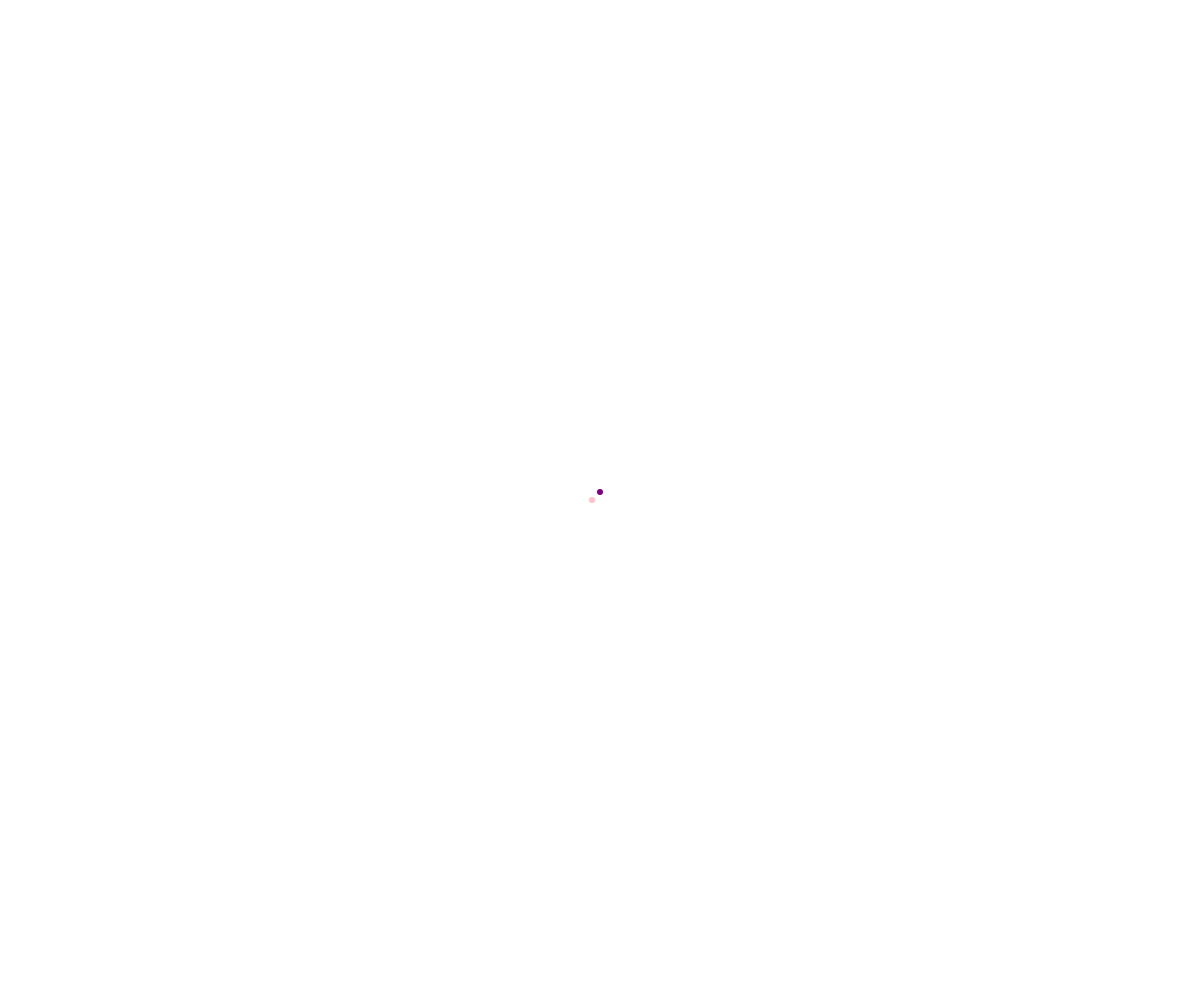
Frame 1 (no input)
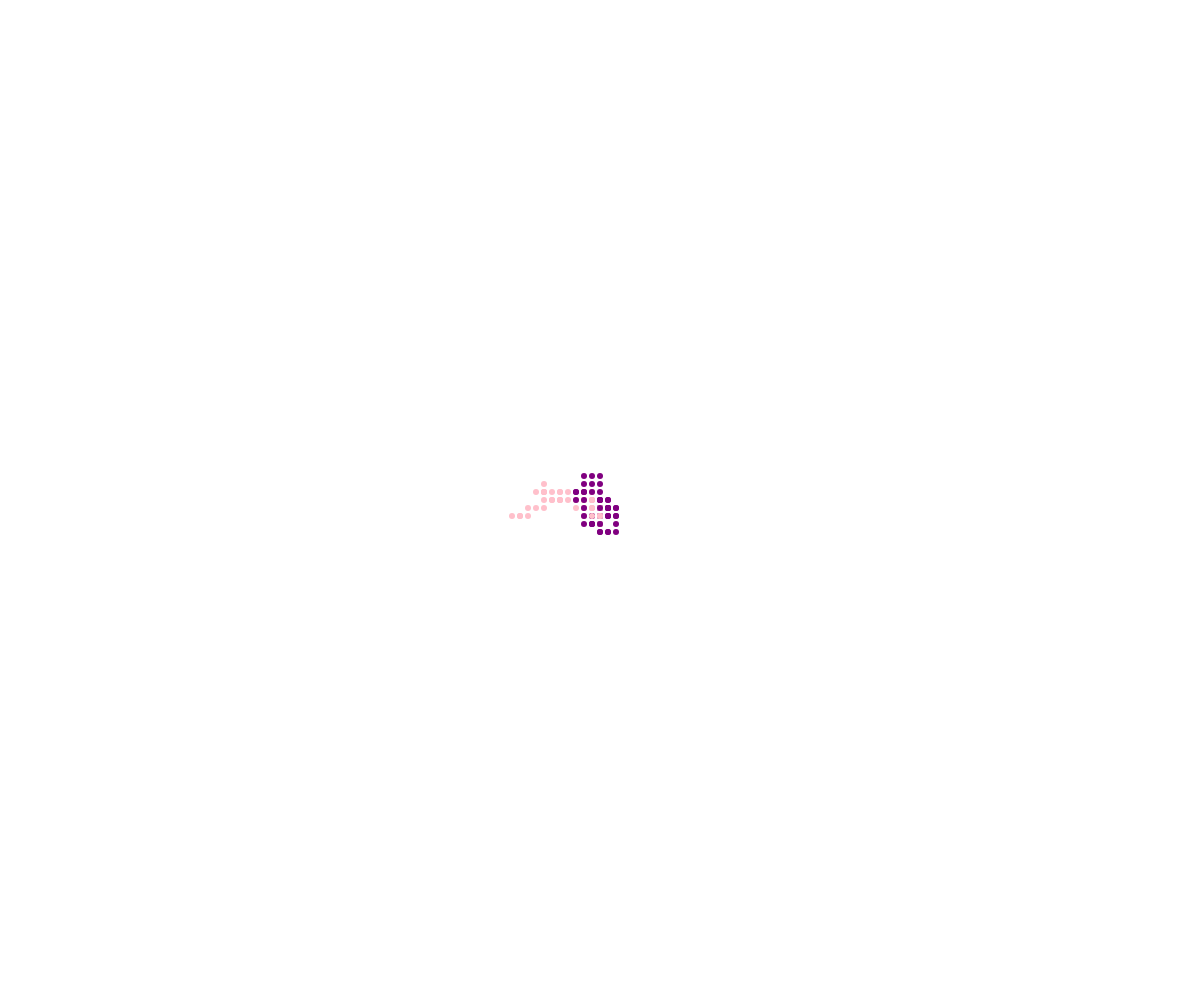
Frame 60 (no input)
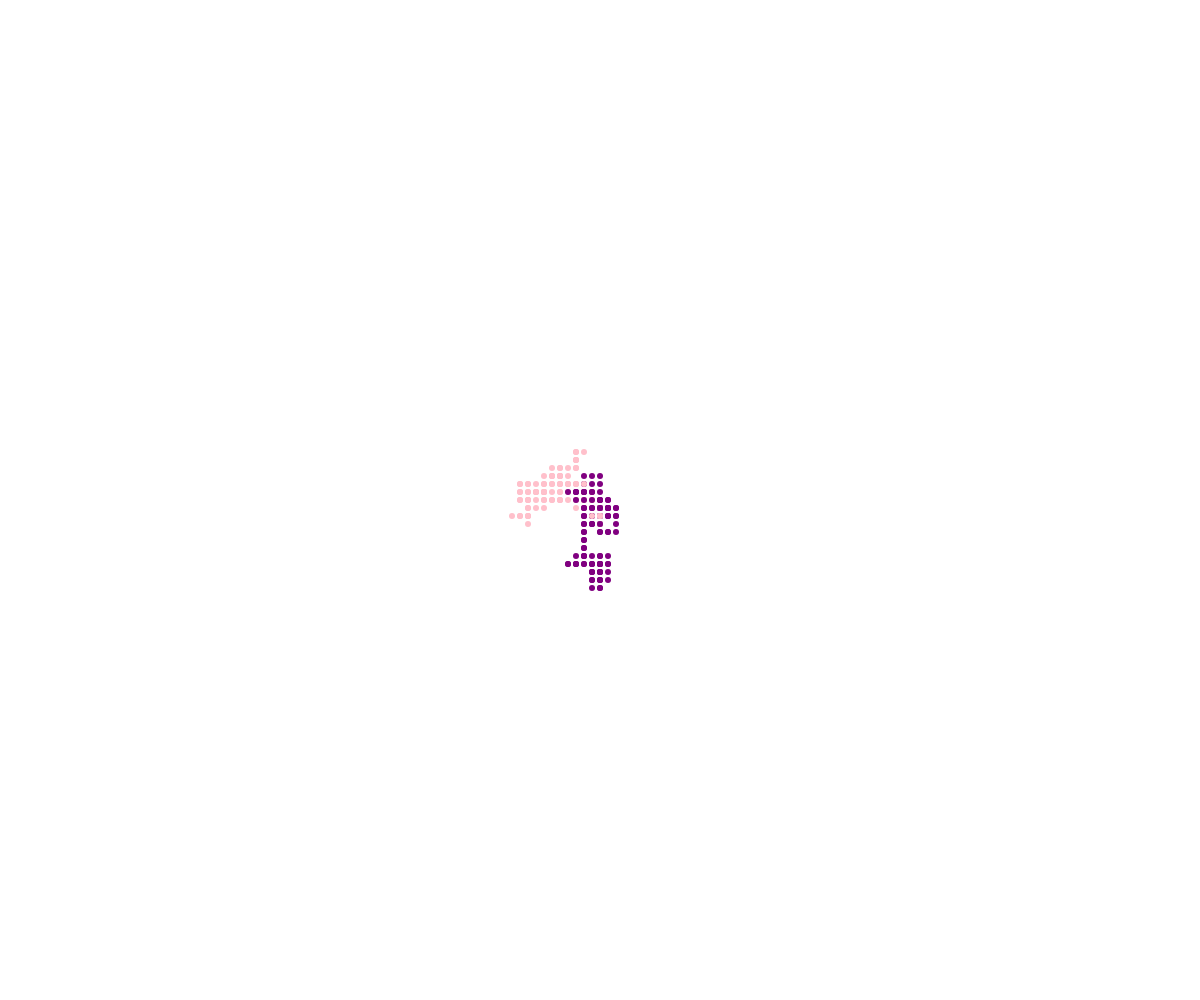
Frame 120 (the mouse pressed at the canvas centre since frame 60)

The p5.js sketch that drew these frames (run headless with seeded random() and noise() and a simulated clock; from frame 60 on, the mouse is pressed at the canvas centre):

// p5.js sketch
// ── sketch.js
// Walker OOP Demo

class Walker {
  constructor(x, y, theColor) {
    this.x = x;
    this.y = y;
    this.speed = 8;
    this.radius = 3;
    this.color = theColor;
  }

  display() {
    noStroke();
    fill(this.color);
    circle(this.x, this.y, this.radius*2);
  }

  move() {
    let choice = random(100);
    if (choice < 25) {
      // up 
      this.y -= this.speed;
    }
    else if (choice < 50) {
      // down
      this.y += this.speed;
    }
    else if (choice < 75) {
      // left 
      this.x -= this.speed;
    }
    else {
      //right 
      this.x += this.speed;
    }
  }
}

let luc;
let michael;

function setup() {
  createCanvas(windowWidth, windowHeight);
  luc = new Walker(width/2, height/2, "pink");
  michael = new Walker(width/2, height/2, "purple");
}

function draw() {
  luc.move();
  michael.move();

  luc.display();
  michael.display();
}
